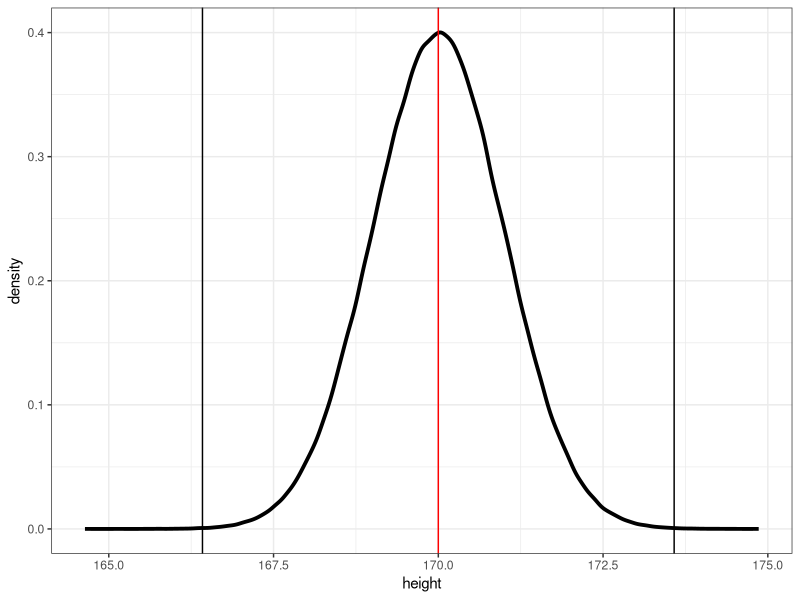

Write R code to recreate this figure. (Note: this script raises an error after producing the figure.)
library(tidyverse)

theme_slides <- function(base_size = 12){
  theme_minimal() +
    theme(
      axis.text = element_text(colour="black"),
      strip.text = element_text(size=12),
      axis.ticks = element_line(colour = "black"),
      legend.key=element_rect(colour=NA, fill =NA),
      panel.border = element_rect(fill = NA, colour = "grey70", size = 0.7)
    )
}

ggplot2::theme_set(theme_slides())
library(tidyverse)


heights <- data.frame(
  height = rnorm(1000000, 170, 1)
)

ggplot(data = heights, aes(x = height)) + 
  geom_density(size = 1.3) +
  geom_vline(xintercept = 170, colour = "red") + 
  geom_vline(xintercept = 170 - 1.96 * (10/sqrt(30))) + 
  geom_vline(xintercept = 170 + 1.96 * (10/sqrt(30))) +
  theme_bw()

sd(heights$height)

ggplot(dta, aes(x = price)) +
  geom_density(aes(colour = area))

library(tidyverse)

set.seed(1)

south <- data.frame(
  price = rnorm(1000, 600, 100),
  area = 2)

north <- data.frame(
  price = rnorm(1000, 550, 100),
  area = 1)


dta <- bind_rows(north, south) %>% 
  mutate(price = round(price))


rio::export(dta, "data/mt_03/dublin_rent_simulated.xlsx")

t.test(dta$price ~ dta$area)
